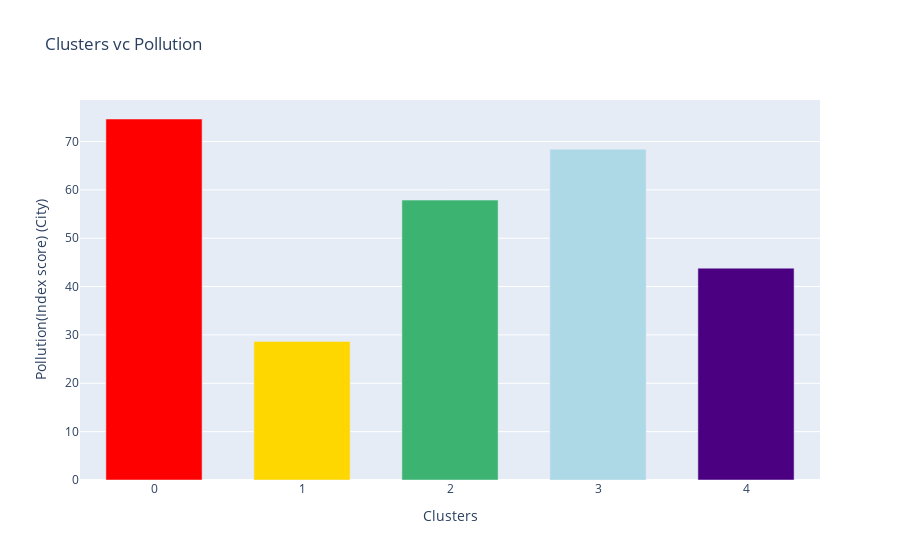

Write notebook code for a chart like this one.
### Code cell
HpCl = df.groupby('Cluster_ID')['Pollution(Index score) (City)'].mean()
HpCl = pd.DataFrame(HpCl)

colors =  ["red","gold","mediumseagreen","lightblue","indigo"]
data = [
    go.Bar(
        y = HpCl['Pollution(Index score) (City)'],
        name = "Clusters vc Pollution",
        marker_color = colors,
        width= np.repeat(0.65,len(HpCl)), # Cambiar la anchura de cada barra,
    )
]

layout = go.Layout(title = "Clusters vc Pollution", yaxis_title = "Pollution(Index score) (City)", 
                   xaxis_title = "Clusters",
                  )

fig = go.Figure(data = data, layout = layout)

fig.show()

### Figure 1 — Plotly figure (JSON) as saved in the notebook; plotly's stock layout.template omitted (floating-point values rounded to 4 significant figures)
{"data": [{"marker": {"color": ["red", "gold", "mediumseagreen", "lightblue", "indigo"]}, "name": "Clusters vc Pollution", "type": "bar", "width": [0.65, 0.65, 0.65, 0.65, 0.65], "y": [74.65, 28.66, 57.88, 68.42, 43.8]}], "layout": {"title": {"text": "Clusters vc Pollution"}, "xaxis": {"title": {"text": "Clusters"}}, "yaxis": {"title": {"text": "Pollution(Index score) (City)"}}}}
